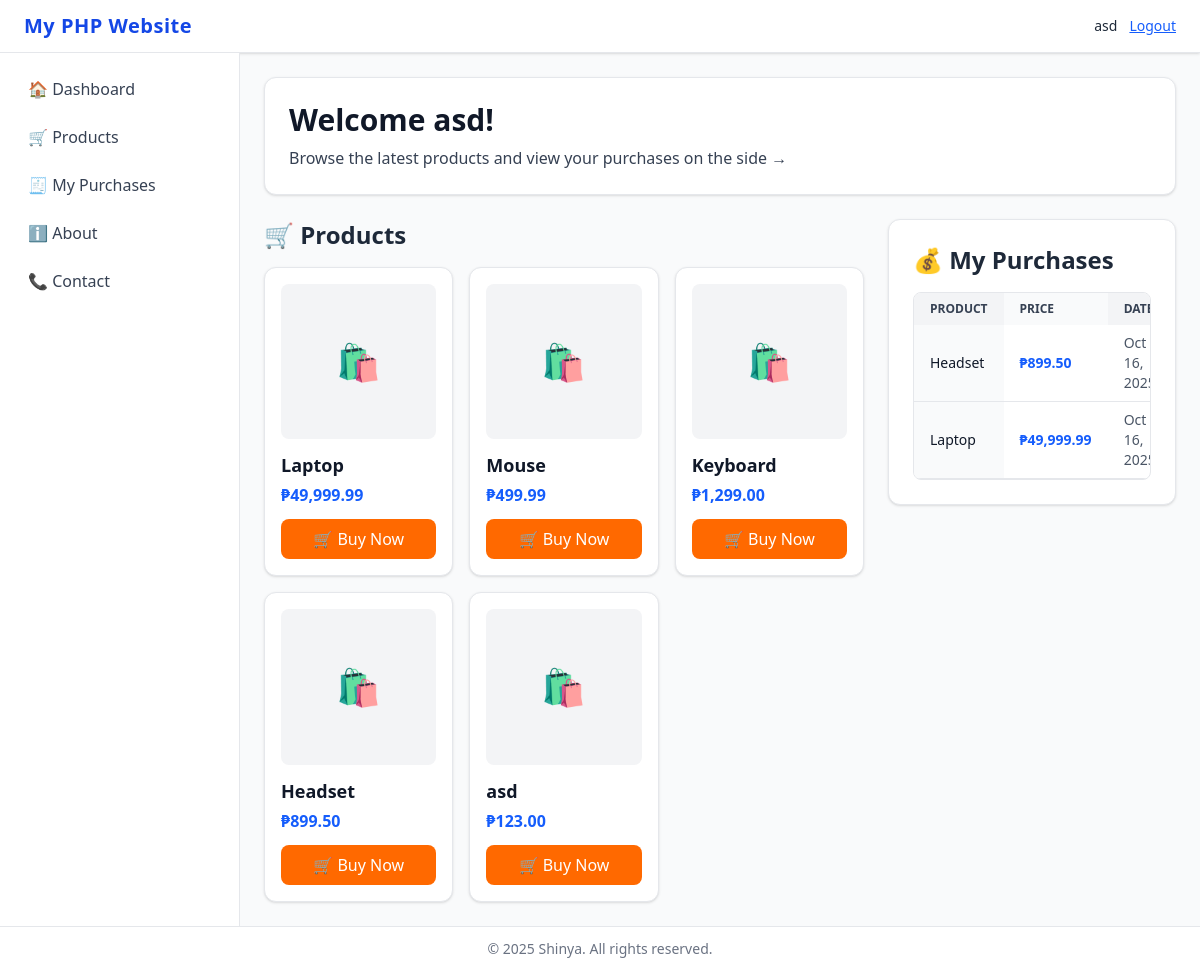
Before: /index.php?page=home (signed in) with the older database file.
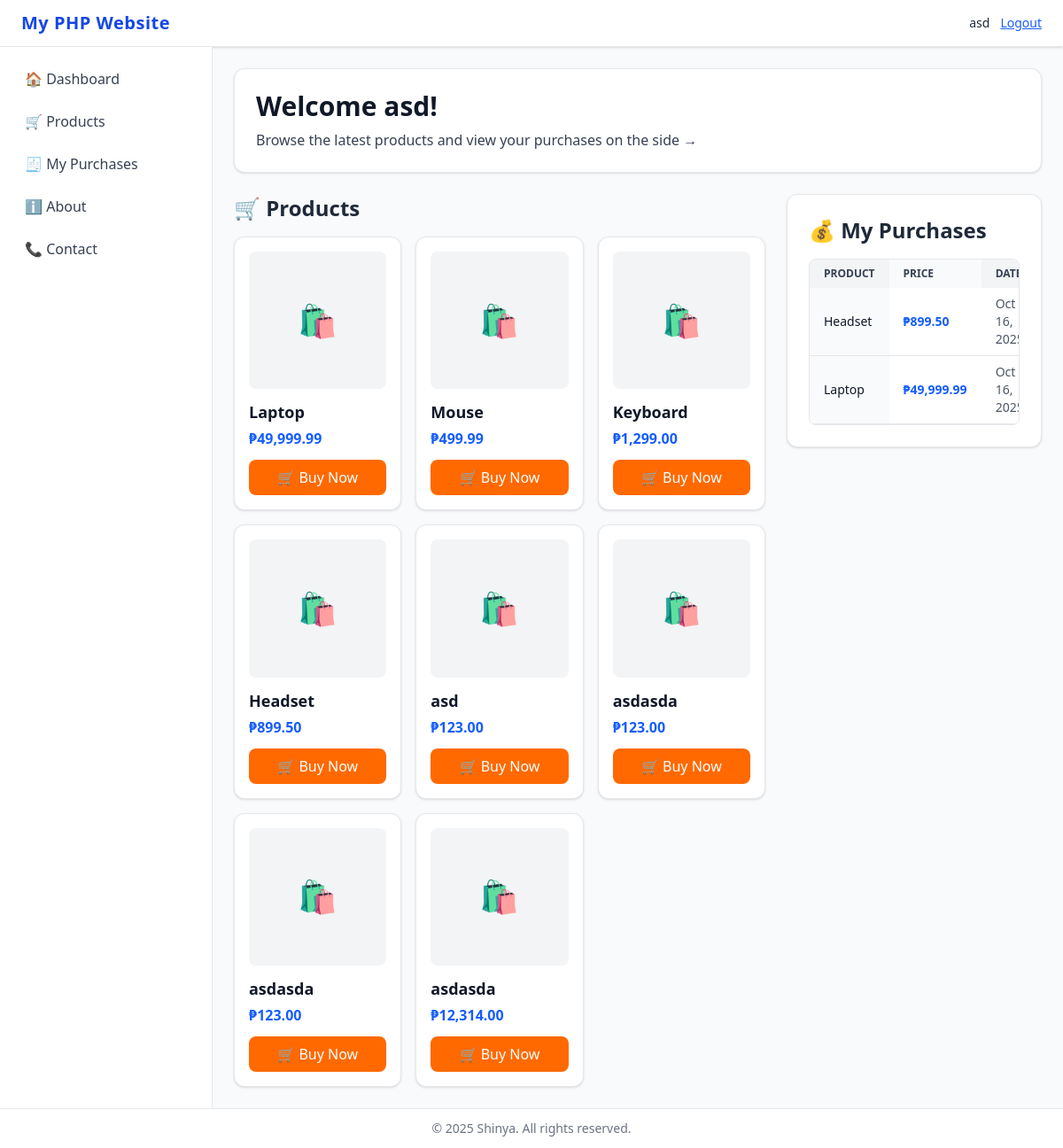
After: the same page with the newer database file.
### tables this page shows
CREATE TABLE products (
    id INTEGER PRIMARY KEY AUTOINCREMENT,
    name TEXT NOT NULL,
    price REAL NOT NULL
, image TEXT);

CREATE TABLE purchases (
    id INTEGER PRIMARY KEY AUTOINCREMENT,
    user_id INTEGER,
    product_id INTEGER,
    created_at TEXT
);

### index.php (called while the page is built, shortened)
<?php
$page = $_GET['page'] ?? 'home';
$file = __DIR__ . "/pages/{$page}.php";
if (file_exists($file)) {
    include $file;
} else {
    $content = "<h1>404 - Page not found</h1>";
}
include __DIR__ . '/layout.php';

### pages/home.php (the view, shortened to what this page needs)
<?php
$username = $_SESSION['user']['username'] ?? 'Guest';
$role = $_SESSION['user']['role'] ?? 'guest';
$products = $conn->query("SELECT * FROM products ORDER BY id ASC")->fetchAll(PDO::FETCH_ASSOC);
$purchases = [];
if (isLoggedIn() && $role === 'user') {
    $stmt = $conn->prepare("
        SELECT p.id, pr.name, pr.price, p.created_at
        FROM purchases p
        JOIN products pr ON pr.id = p.product_id
        WHERE p.user_id = ?
        ORDER BY p.id DESC
    ");
    $stmt->execute([$_SESSION['user']['id']]);
    $purchases = $stmt->fetchAll(PDO::FETCH_ASSOC);
}
?>
<div class="bg-white rounded-xl shadow p-6 border border-gray-200 mb-6">
  <h1 class="text-3xl font-bold text-gray-900 mb-2">
    Welcome <?= htmlspecialchars($username) ?>!
  </h1>
  <p class="text-gray-700">
    <?php if ($role === 'user'): ?>
      Browse the latest products and view your purchases on the side →
    <?php elseif ($role === 'admin'): ?>
      You’re an <span class="font-semibold text-blue-600">admin</span>. Manage products in your panel.
    <?php else: ?>
      Please <a href="login.php" class="text-blue-600 hover:underline font-medium">login</a> to access your account.
    <?php endif; ?>
  </p>
</div>
<?php if ($role === 'user'): ?>
<div class="grid grid-cols-3 gap-6">
  <div class="col-span-2">
    <h2 class="text-2xl font-bold text-gray-800 mb-4">🛒 Products</h2>
    <?php if (empty($products)): ?>
      <p class="text-gray-600">No products available.</p>
    <?php else: ?>
      <div class="grid grid-cols-3 gap-4">
        <?php foreach ($products as $product): ?>
          <div class="bg-white border border-gray-200 rounded-xl shadow hover:shadow-lg transition p-4 flex flex-col">
            <div class="aspect-square bg-gray-100 rounded-lg mb-3 flex items-center justify-center">
              <span class="text-gray-400 text-4xl">🛍️</span>
            </div>
            <h3 class="font-semibold text-gray-900 text-lg mb-1"><?= htmlspecialchars($product['name']) ?></h3>
            <p class="text-blue-600 font-bold mb-3">₱<?= number_format($product['price'], 2) ?></p>
            <form method="post" action="buy.php" class="mt-auto">
              <button type="submit"
                class="w-full bg-orange-500 hover:bg-orange-600 text-white font-medium py-2 rounded-lg transition">
                🛒 Buy Now
              </button>
            </form>
          </div>
        <?php endforeach; ?>
      </div>
    <?php endif; ?>
  </div>
  <div class="col-span-1 bg-white rounded-xl shadow p-6 border border-gray-200 h-fit">
    <h2 class="text-2xl font-bold text-gray-800 mb-4">💰 My Purchases</h2>
    <?php if (empty($purchases)): ?>
      <p class="text-gray-600">No purchases yet.</p>
    <?php else: ?>
      <div class="overflow-x-auto rounded-lg border border-gray-200">
        <table class="w-full text-sm text-left text-gray-700">
          <thead class="text-xs text-gray-700 uppercase bg-gray-100">
            <tr>
              <th class="px-4 py-2">Product</th>
              <th class="px-4 py-2 bg-gray-50">Price</th>
              <th class="px-4 py-2">Date</th>
            </tr>
          </thead>
          <tbody>
            <?php foreach ($purchases as $p): ?>
              <tr class="border-b border-gray-200">
                <td class="px-4 py-2 font-medium text-gray-900 bg-gray-50"><?= htmlspecialchars($p['name']) ?></td>
                <td class="px-4 py-2 text-blue-600 font-semibold">₱<?= number_format($p['price'], 2) ?></td>
                <td class="px-4 py-2 text-gray-600"><?= date('M d, Y', strtotime($p['created_at'])) ?></td>
              </tr>
            <?php endforeach; ?>
          </tbody>
        </table>
      </div>
    <?php endif; ?>
  </div>
</div>
<?php endif; ?>

Changed rows visible on the page:
added products: name "asdasda", price "123.00"
added products: name "asdasda", price "123.00"
added products: name "asdasda", price "12,314.00"
